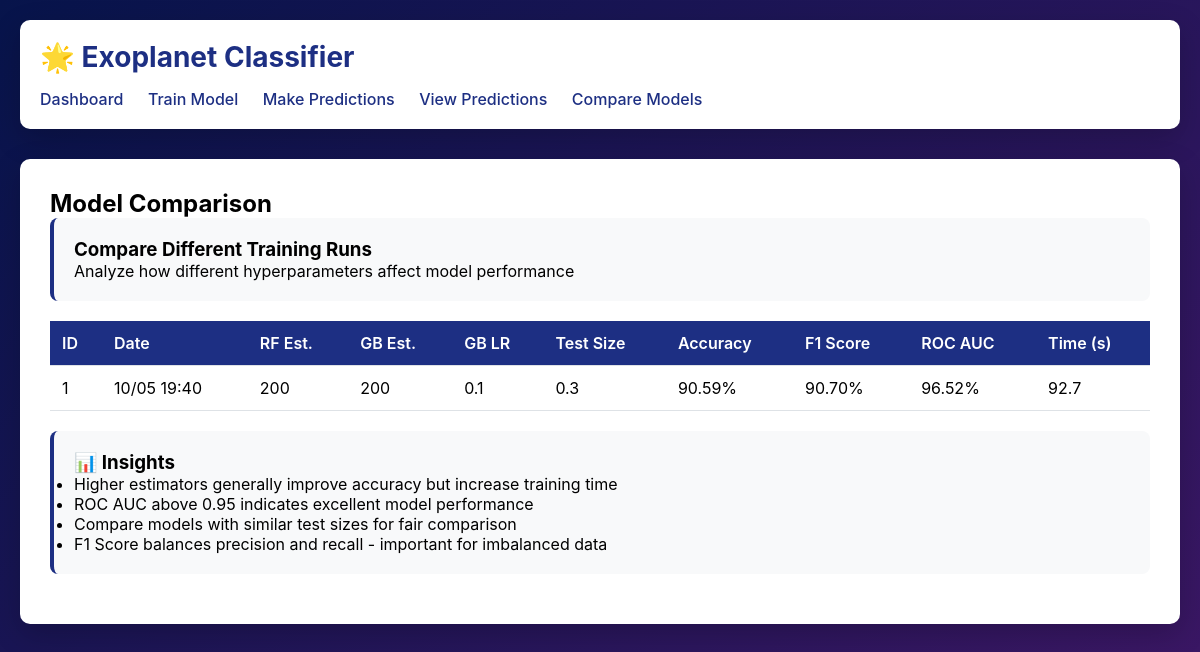
The page /comparison/ on the database its author committed.
### classifier/models.py (models this page shows, shortened)
class ModelTraining(models.Model):
    timestamp = models.DateTimeField(default=timezone.now)
    dataset_file = models.CharField(max_length=255)
    n_samples = models.IntegerField()
    n_features = models.IntegerField()
    rf_n_estimators = models.IntegerField(default=200)
    gb_n_estimators = models.IntegerField(default=200)
    gb_learning_rate = models.FloatField(default=0.1)
    test_size = models.FloatField(default=0.3)
    accuracy = models.FloatField(null=True)
    f1_score = models.FloatField(null=True)
    roc_auc = models.FloatField(null=True)
    balanced_accuracy = models.FloatField(null=True)
    training_time = models.FloatField(null=True)
    status = models.CharField(max_length=20, default='pending')  # pending, training, completed, failed
    class Meta:
        ordering = ['-timestamp']

### classifier/views.py (the view)
# urls.py: path('comparison/', views.model_comparison, name='comparison'),
def model_comparison(request):
    trainings = ModelTraining.objects.filter(status='completed')
    context = {
        'trainings': trainings,
    }
    return render(request, 'classifier/comparison.html', context)

### classifier/templates/classifier/comparison.html
{% extends 'classifier/base.html' %}
{% block content %}
<h2>Model Comparison</h2>
<div class="card">
    <h3>Compare Different Training Runs</h3>
    <p>Analyze how different hyperparameters affect model performance</p>
</div>
<table>
    <thead>
        <tr>
            <th>ID</th>
            <th>Date</th>
            <th>RF Est.</th>
            <th>GB Est.</th>
            <th>GB LR</th>
            <th>Test Size</th>
            <th>Accuracy</th>
            <th>F1 Score</th>
            <th>ROC AUC</th>
            <th>Time (s)</th>
        </tr>
    </thead>
    <tbody>
        {% for training in trainings %}
        <tr>
            <td>{{ training.id }}</td>
            <td>{{ training.timestamp|date:"m/d H:i" }}</td>
            <td>{{ training.rf_n_estimators }}</td>
            <td>{{ training.gb_n_estimators }}</td>
            <td>{{ training.gb_learning_rate }}</td>
            <td>{{ training.test_size }}</td>
            <td>{{ training.accuracy|floatformat:2 }}%</td>
            <td>{{ training.f1_score|floatformat:2 }}%</td>
            <td>{{ training.roc_auc|floatformat:2 }}%</td>
            <td>{{ training.training_time|floatformat:1 }}</td>
        </tr>
        {% empty %}
        <tr>
            <td colspan="10">No completed training runs to compare</td>
        </tr>
        {% endfor %}
    </tbody>
</table>
<div class="card" style="margin-top: 20px;">
    <h3>📊 Insights</h3>
    <ul>
        <li>Higher estimators generally improve accuracy but increase training time</li>
        <li>ROC AUC above 0.95 indicates excellent model performance</li>
        <li>Compare models with similar test sizes for fair comparison</li>
        <li>F1 Score balances precision and recall - important for imbalanced data</li>
    </ul>
</div>
{% endblock %}

### classifier/templates/classifier/base.html (style rules this page uses)
* { margin: 0; padding: 0; box-sizing: border-box; }
body { font-family: -apple-system, BlinkMacSystemFont, 'Segoe UI', Roboto, Oxygen, Ubuntu, Cantarell, sans-serif; background: linear-gradient(135deg, #07144bff 0%, #3e1766ff 100%); min-height: 100vh; padding: 20px; }
.card { background: #f8f9fa; border-radius: 8px; padding: 20px; margin-bottom: 20px; border-left: 4px solid #1d2f83ff; }
table { width: 100%; border-collapse: collapse; margin: 20px 0; }
th, td { padding: 12px; text-align: left; border-bottom: 1px solid #dee2e6; }
th { background: #1d2f83ff; color: white; font-weight: 600; }

### rows shown on the page
ModelTraining: id "1", timestamp "10/05 19:40", rf_n_estimators "200", gb_n_estimators "200", gb_learning_rate "0.1", test_size "0.3", accuracy "90.59", f1_score "90.70", roc_auc "96.52", training_time "92.7"
